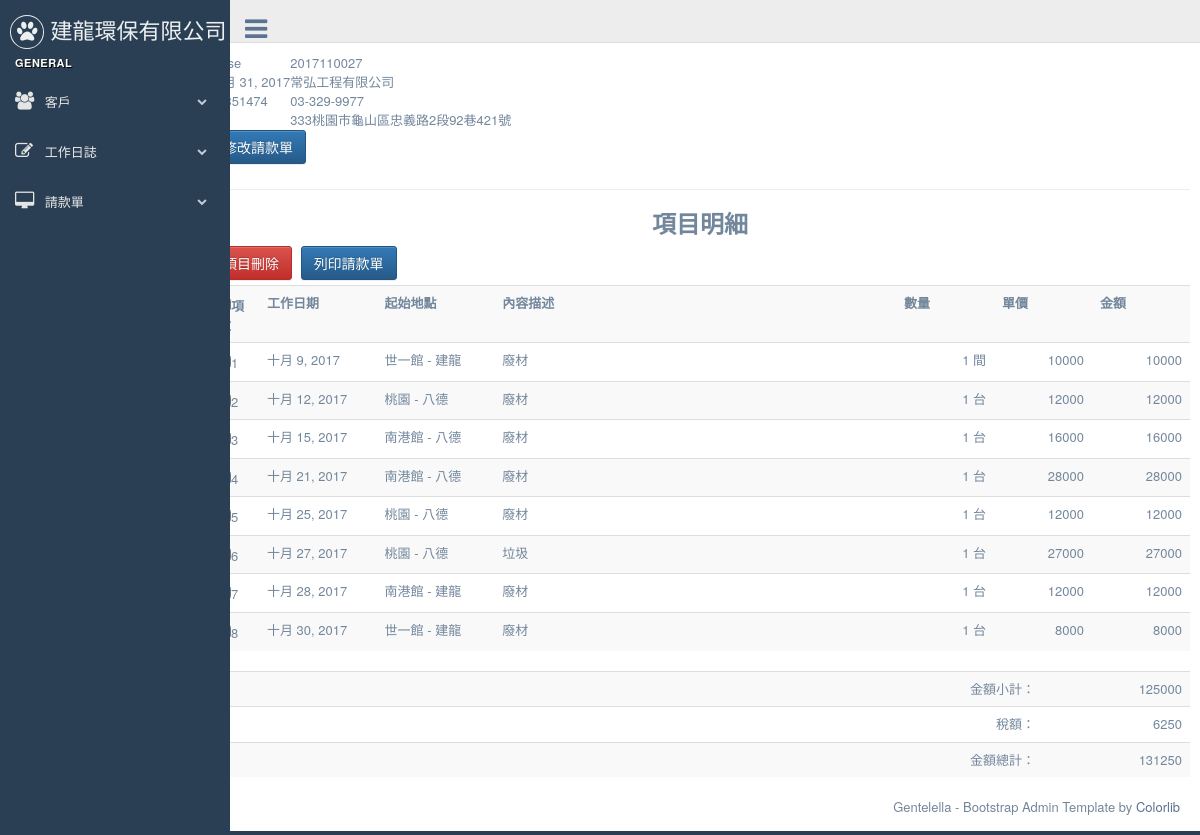
Page /bills/59/ on the earlier database version.
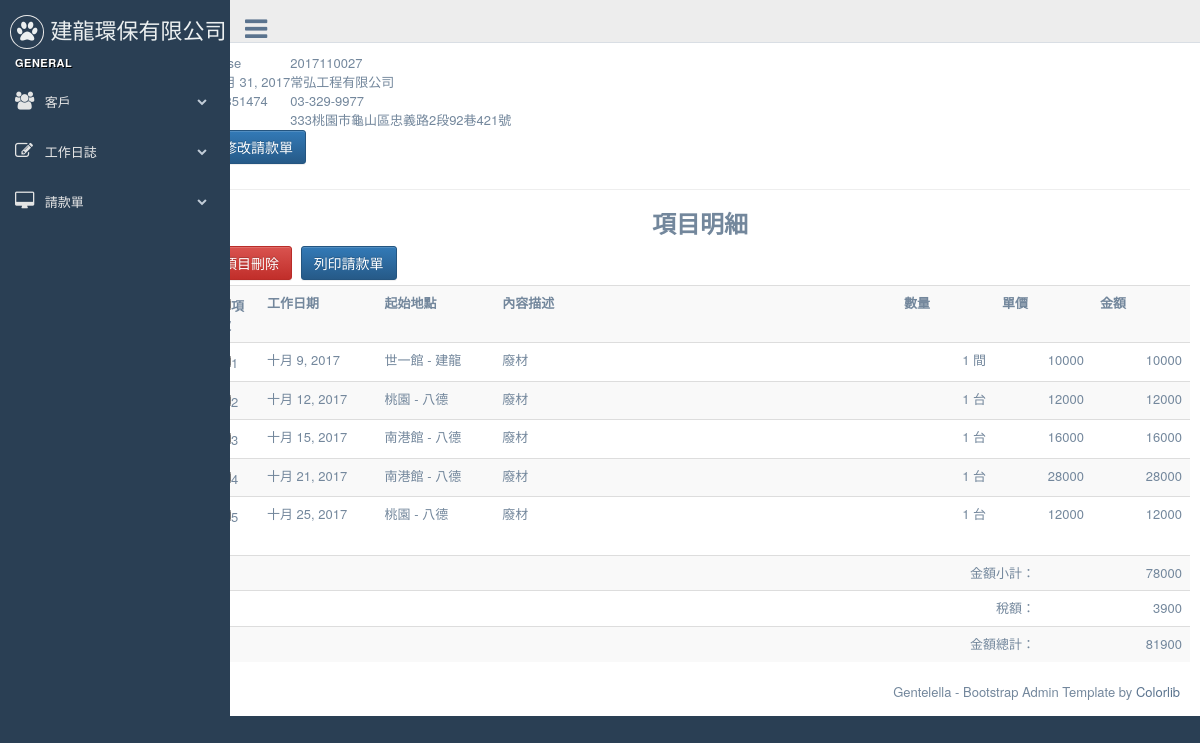
Same page on the later database version.
### bills/models.py (models this page shows, shortened)
class Bill(models.Model):
    customer = models.ForeignKey(Customer, on_delete=models.CASCADE)
    bill_number = models.CharField(max_length=12, null=True, blank=True, unique=True)
    ord_date = models.DateField(default=timezone.now) #請款日期
    created = models.DateTimeField(auto_now_add=True)
    updated = models.DateTimeField(auto_now=True)
    objects = BillNumberManager()
    is_valid = models.BooleanField(default=False, verbose_name="單據作廢")# True代表此單據作廢
    paied = models.BooleanField(default=False,verbose_name="已付款")# True代表此單據已付款
    class Meta:
        ordering = ('-created',)
    def get_total_amount(self):
        total =  sum( int(obj.item.get_amount()) for obj in self.billitem_set.all())
        return total
    def get_tax_amount(self):
        return int(float(self.get_total_amount()) * 0.05)
    def get_grand_amount(self):
        return sum( (self.get_total_amount(), self.get_tax_amount()))
    def get_absolute_url(self):
        return reverse('bills:bill_detail', kwargs={"pk": self.id} )

class BillItem(models.Model):
    bill = models.ForeignKey(Bill)
    item = models.ForeignKey(Dailylog,  on_delete=models.CASCADE,related_name='bill_items')
    class Meta:
        ordering = ( 'item', )

### customers/models.py (models this page shows, shortened)
class Customer(models.Model):
    title = models.CharField(max_length=36, null=False, blank=False, verbose_name='客戶名稱')
    unikey = models.CharField(  max_length=12,null=True, blank=True, verbose_name='統一編號' )
    address = models.CharField( max_length=100, null=True, blank=True, verbose_name='地址')
    phone = models.CharField(max_length=20, null=True, blank=True, verbose_name='電話')
    faxno = models.CharField(max_length=20, null=True, blank=True, verbose_name='傳真')
    invalid = models.BooleanField(default=False, verbose_name='停用')
    create_at = models.DateTimeField(auto_now_add=True, auto_now =False)
    modify = models.DateTimeField(auto_now_add=False, auto_now =True)
    def __str__(self):
        return self.title

### dailywork/models.py (models this page shows, shortened)
class Dailylog(models.Model):
	work_date = models.DateField( default=timezone.now )
	customer = models.ForeignKey(Customer)
	start_at = models.CharField(  max_length=20, null=False, blank=False )
	end_with = models.CharField(  max_length=20, null=False, blank=False )
	opreateDesc = models.CharField(max_length=20, blank=False, null=False)
	quantity = models.DecimalField( max_digits=10, decimal_places=0)
	uom = models.ForeignKey(Uom)
	uniprice = models.DecimalField( max_digits=10, decimal_places=0)
	notes = models.TextField(blank=True, null=True)
	payrequest = models.BooleanField(default=False, verbose_name='已請款')    # 是否已請款
	is_freecharge = models.BooleanField(default=False, verbose_name='免費項目')    # 是否爲免費項目, 如果為免費項目則在未請款清單是不會顯示的
	bill_number = models.CharField(  max_length=20, null=True, blank=True )
	invalid = models.BooleanField(default=False, verbose_name='項目作廢')
	create_at = models.DateTimeField( auto_now_add=True, auto_now=False)
	modify = models.DateTimeField( auto_now_add=False, auto_now=True)
	objects = DailylogManager()
	def get_amount(self):
		return self.quantity * self.uniprice

class Uom(models.Model):
	descriotion =  models.CharField(  max_length=20, null=False, blank=False )
	def __str__(self):
		return self.descriotion

### bills/views.py (the view)
# urls.py: url(r'^(?P<pk>\d+)/$', BillDetail.as_view( template_name ='bills/bill_detail.html'), name="bill_detail"  ),
class BillDetail(DetailView):
    model = Bill

### templates/bills/bill_detail.html (shortened to what this page needs)
{% extends "base.html" %}
{% load humanize %}
{% block content %}
<table >
  <tr>
    <td>{{ bill.is_valid }}</td>
    <td>{{ bill.bill_number }}</td>
  </tr>
  <tr>
    <td>{{ bill.ord_date }}</td>
    <td>{{ bill.customer }}</td>
  </tr>
  <tr>
    <td>{{ bill.customer.unikey }}</td>
    <td>{{ bill.customer.phone }}</td>
  </tr>
  <tr>
    <td>{{ bill.customer.faxno }}</td>
    <td>{{ bill.customer.address }} </td>
  </tr>
</table>
<a href="{{ bill.get_absolute_url }}edit" class="btn btn-primary" >修改請款單</a>
<hr>
<h3 align='center'><strong>項目明細</strong></h3>
<form id="delform" action="" method="POST" onsubmit="return deleteOnSubmit({{ bill.id }})" >{% csrf_token %}
  <div class="form-inline" >
  <button type="submit"  class="btn btn-danger form-control" >項目刪除</button>
  <a href="{{ bill.get_absolute_url }}gen_pdfv2" class="btn btn-primary form-control" target="_blank">列印請款單</a>
  </div>
  <div>
  <table class="table table-striped  bulk_action" >
    <tr>
      <th width="5%"><input type="checkbox" value="核取方塊" id="CheckAll" />項次</th>
      <th width="12%">工作日期</th>
      <th width="12%">起始地點</th>
      <th >內容描述</th>
      <th width="10%"  align="right">數量</th>
      <th width="10%"  align="right">單價</th>
      <th width="10%"  align="right">金額</th>
    </tr>
   {% for items in bill.billitem_set.all %}
    <tr>
      <td><input type="checkbox" class='cb' name="dailylogs" id='dailylog_{{ items.item.id }}' value="{{ items.item.id }}" />{{ forloop.counter }}</td>
      <td>{{ items.item.work_date }}</td>
      <td>{{ items.item.start_at }} - {{ items.item.end_with }}</td>
      <td>{{ items.item.opreateDesc }} </td>
      <td  align="right">{{ items.item.quantity|intcomma  }} {{ items.item.uom}}</td>
      <td  align="right">{{ items.item.uniprice|intcomma  }} </td>
      <td  align="right">{{ items.item.get_amount|intcomma }} </td>
    </tr>
  {% endfor %}
  </table>
  </div>
</form>
  <div>
    <table class="table table-striped" >
      <tr  align="right">
        <td>金額小計：</td><td width="15%" >{{ bill.get_total_amount|intcomma}}</td>
        </tr>  <tr  align="right">
        <td>稅額：</td><td width="15" >{{ bill.get_tax_amount|intcomma  }}</td>
      </tr>  <tr align="right">
        <td>金額總計：</td><td width="15%" >{{ bill.get_grand_amount|intcomma}}</td>
      </tr>
    </table>
  </div>
{% endblock content %}

### templates/base.html (shortened to what this page needs)
{% load staticfiles %}
{% load i18n %}
{% load humanize %}
<!DOCTYPE html>
<html>
  <head>
    <link rel="stylesheet" href='{% static "css/bootstrap.min.css" %}' >
    <link rel="stylesheet" href='{% static "css/bootstrap-theme.min.css" %}' >
    <link href='{% static "css/font-awesome.min.css" %}' rel="stylesheet">
    <link rel="stylesheet" href='{% static "css/nprogress.css" %}' >
    <link rel="stylesheet" href='{% static "css/green.css" %}' >
    <link rel="stylesheet" href='{% static "css/bootstrap-progressbar-3.3.4.min.css" %}' >
    <link rel="stylesheet" href='{% static "css/jqvmap.min.css" %}' >
    <link rel="stylesheet" href='{% static "css/daterangepicker.css" %}' >
    <link rel="stylesheet" href='{% static  "css/custom.min.css" %}' >
  </head>
  <body class="nav-md ">
    <div class="container body">
      <div class="main_container">
        <div class="col-md-3 left_col">
          <div class="left_col scroll-view">
            <div class="navbar nav_title" style="border: 0;">
              <a href="/" class="site_title"><i class="fa fa-paw"></i> <span>建龍環保有限公司</span></a>
            </div>
            <div class="clearfix">{% include "sidebar.html"  %}</div>
          </div>
        </div>
        <div>
          {% include "top_nav.html" %}
        </div>
        <div class="col-sm-10 col-md-10 col-sm-offset-2 col-md-offset-2">
        {% block content %}
        {% endblock content %}
        </div>
            <div>
            {% include "footer.html"  %}
            </div>
        </div>
      </div>
  </body>
</html>

### templates/sidebar.html (shortened to what this page needs)
  <div id="sidebar-menu" class="main_menu_side hidden-print main_menu">
    <div class="menu_section">
      <h3>General</h3>
      <ul class="nav side-menu">
        <li><a><i class="fa fa-users"></i> 客戶 <span class="fa fa-chevron-down"></span></a>
        </li>
        <li><a><i class="fa fa-edit"></i> 工作日誌  <span class="fa fa-chevron-down"></span></a>
        </li>
        <li><a><i class="fa fa-desktop"></i> 請款單 <span class="fa fa-chevron-down"></span></a>
        </li>
    </div>
  </div>

### templates/top_nav.html (shortened to what this page needs)
{% load staticfiles %}
<div class="top_nav">
  <div class="nav_menu">
    <nav>
      <div class="nav toggle">
        <a id="menu_toggle"><i class="fa fa-bars"></i></a>
      </div>
    </nav>
  </div>
</div>

### templates/footer.html
<footer>
  <div  class="pull-right">
    Gentelella - Bootstrap Admin Template by <a href="https://colorlib.com">Colorlib</a>
  </div>
  <div class="clearfix"></div>
</footer>

Differences in the rows shown:
removed BillItem: item.work_date "十月 27, 2017", item.start_at "桃園", item.end_with "八德", item.opreateDesc "垃圾", item.quantity "1", item.uom "台", item.uniprice "27000", item.get_amount "27000"
removed BillItem: item.work_date "十月 28, 2017", item.start_at "南港館", item.end_with "建龍", item.opreateDesc "廢材", item.quantity "1", item.uom "台", item.uniprice "12000", item.get_amount "12000"
removed BillItem: item.work_date "十月 30, 2017", item.start_at "世一館", item.end_with "建龍", item.opreateDesc "廢材", item.quantity "1", item.uom "台", item.uniprice "8000", item.get_amount "8000"
computed for Bill "常弘工程有限公司": get_total_amount "125000" → "78000"; get_tax_amount "6250" → "3900"; get_grand_amount "131250" → "81900"
